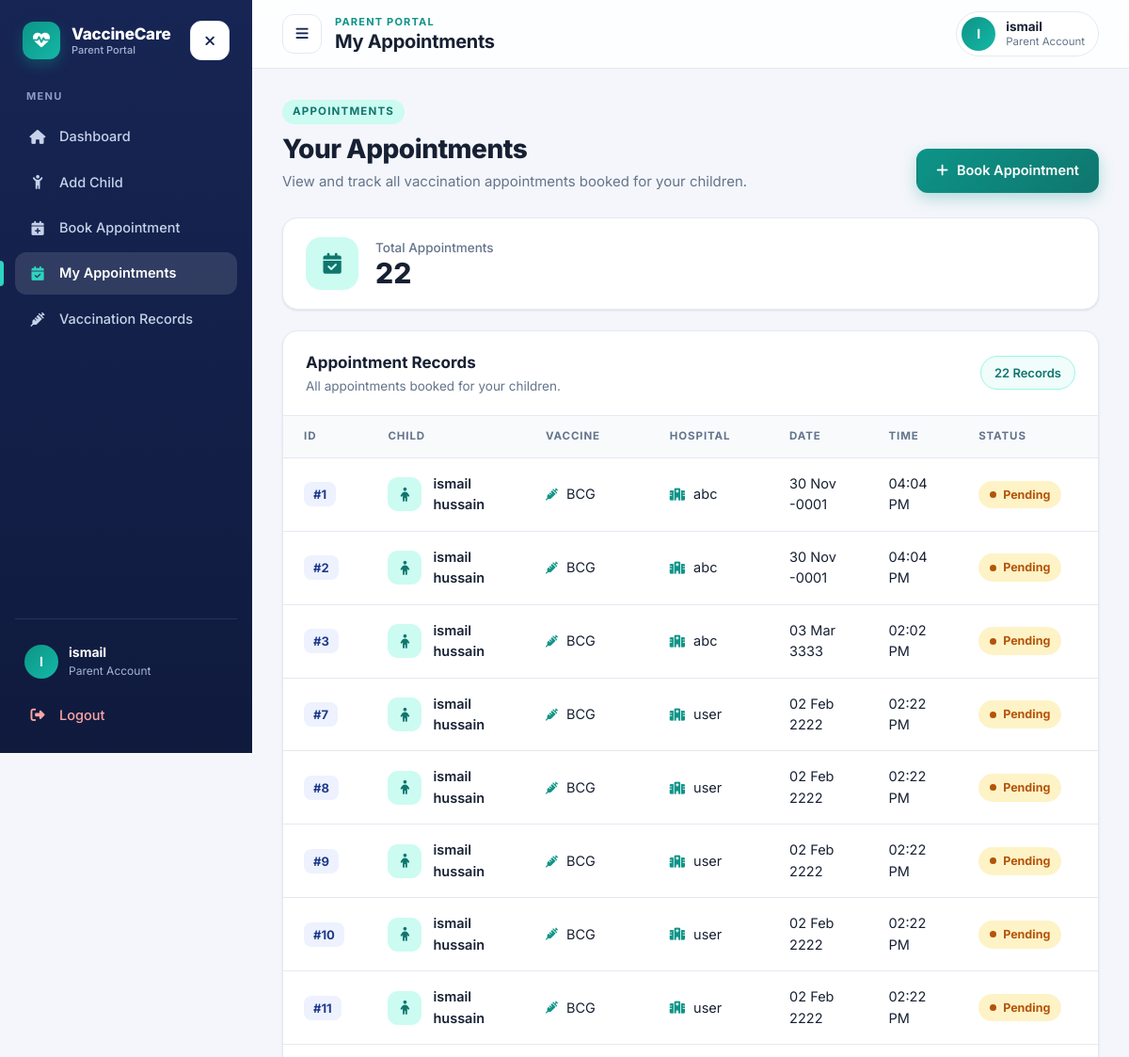
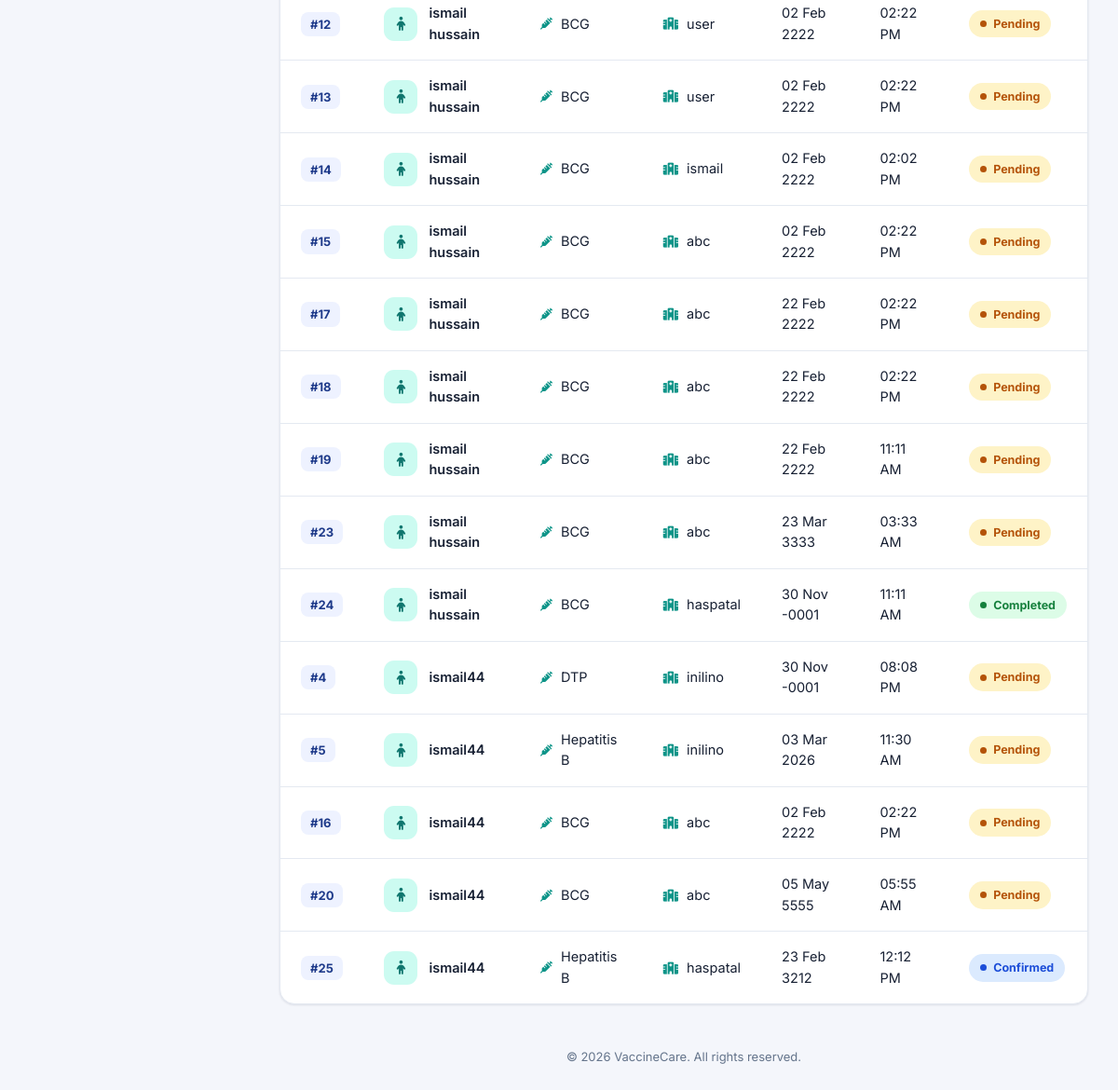
The page /parent/my_appointments.php (signed in) on the database as committed earlier (2 pictures, top to bottom).
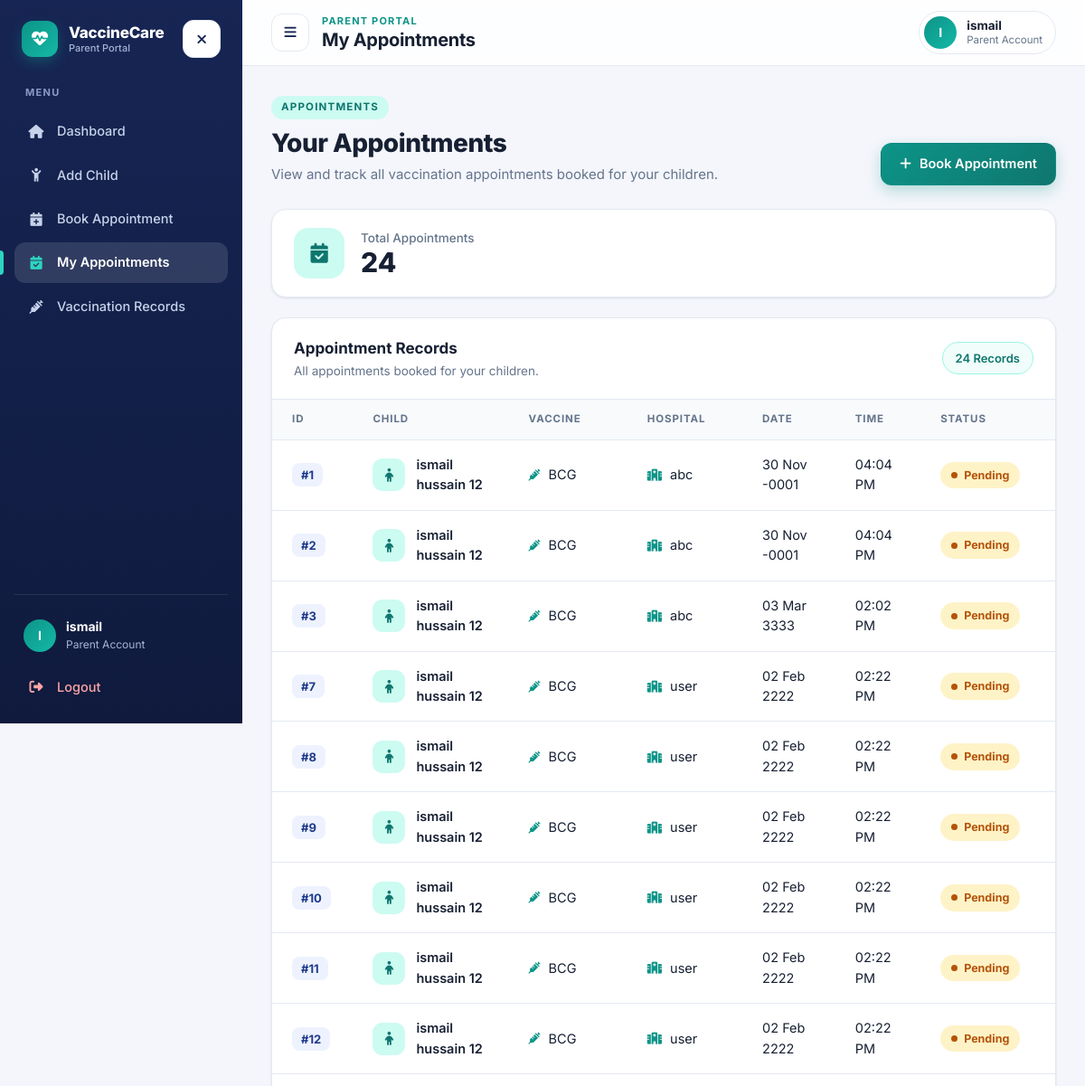
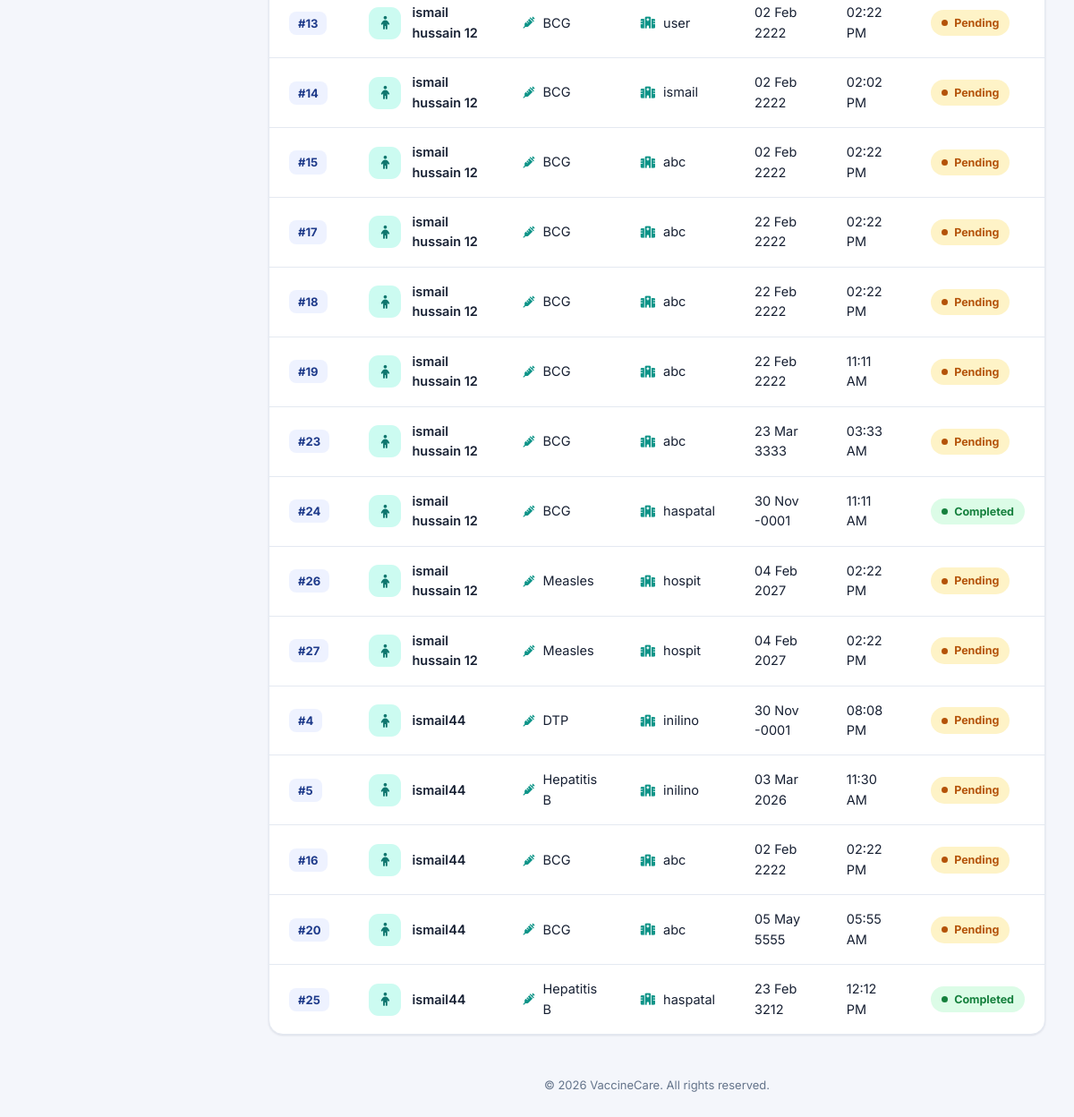
The same page on the database as committed later (2 pictures, top to bottom).
### tables this page shows
CREATE TABLE `appointments` (
  `appointment_id` int(11) NOT NULL,
  `child_id` int(11) NOT NULL,
  `hospital_id` int(11) NOT NULL,
  `vaccine_id` int(11) NOT NULL,
  `appointment_date` date NOT NULL,
  `appointment_time` time NOT NULL,
  `appointment_status` varchar(30) NOT NULL DEFAULT 'Pending'
);

CREATE TABLE `child` (
  `child_id` int(11) NOT NULL,
  `child_name` varchar(50) NOT NULL,
  `date_of_birth` date NOT NULL,
  `parent_id` int(11) NOT NULL
);

CREATE TABLE `vaccines` (
  `vaccine_id` int(11) NOT NULL,
  `vaccine_name` varchar(150) NOT NULL
);

CREATE TABLE `hospital` (
  `hospital_id` int(11) NOT NULL,
  `hospital_name` varchar(100) NOT NULL,
  `hospital_address` text NOT NULL,
  `hospital_email` varchar(100) NOT NULL,
  `hospital_phone` varchar(50) NOT NULL,
  `password` varchar(255) NOT NULL
);

### parent/my_appointments.php (the view, shortened to what this page needs)
<?php
include "../config/db_connection.php";
$showAppointmentsSql = "SELECT
                        appointments.appointment_id,
                        child.child_name,
                        vaccines.vaccine_name,
                        hospital.hospital_name,
                        appointments.appointment_date,
                        appointments.appointment_time,
                        appointments.appointment_status
                        FROM appointments
                        JOIN child
                        ON appointments.child_id = child.child_id
                        JOIN vaccines
                        ON appointments.vaccine_id = vaccines.vaccine_id
                        JOIN hospital
                        ON appointments.hospital_id = hospital.hospital_id
                        WHERE child.parent_id = ?";
$showAppointmentStmt = mysqli_prepare($connect, $showAppointmentsSql);
$showAppointmentStmt->bind_param("i", $_SESSION["parent_id"]);
$showAppointmentStmt->execute();
$result = $showAppointmentStmt->get_result();
$totalAppointments = mysqli_num_rows($result);
function getStatusClass($status) {
    switch (strtolower($status)) {
        case "pending":
            return "status-pending";
        case "confirmed":
            return "status-confirmed";
        case "completed":
            return "status-completed";
    }
}
?>
<!DOCTYPE html>
<html lang="en">
<head>
    <link rel="stylesheet" href="https://cdnjs.cloudflare.com/ajax/libs/font-awesome/6.7.2/css/all.min.css">
    <link rel="stylesheet" href="CSS/parent-app.css">
</head>
<body>
<div class="app">
    <?php $activePage = "appointments"; include __DIR__ . "/includes/sidebar.php"; ?>
    <div class="app-main">
        <header class="topbar">
            <div class="topbar-left">
                <button type="button" class="icon-btn menu-btn" data-menu-toggle
                        aria-label="Open menu" aria-controls="sidebar" aria-expanded="false">
                    <i class="fa-solid fa-bars"></i>
                </button>
                <div class="topbar-title">
                    <p>Parent Portal</p>
                    <h2>My Appointments</h2>
                </div>
            </div>
            <div class="profile-chip">
                <span class="avatar"><?php echo htmlspecialchars(strtoupper(substr($_SESSION["parent_name"], 0, 1))); ?></span>
                <span class="profile-text">
                    <strong><?php echo htmlspecialchars($_SESSION["parent_name"]); ?></strong>
                    <small>Parent Account</small>
                </span>
            </div>
        </header>
        <main class="page">
            <div class="page-head">
                <div>
                    <span class="eyebrow">Appointments</span>
                    <h1>Your Appointments</h1>
                    <p>View and track all vaccination appointments booked for your children.</p>
                </div>
                <a href="book_appointment.php" class="btn btn-primary">
                    <i class="fa-solid fa-plus"></i>
                    Book Appointment
                </a>
            </div>
            <div class="card stat">
                <div class="stat-icon">
                    <i class="fa-solid fa-calendar-check"></i>
                </div>
                <div>
                    <p>Total Appointments</p>
                    <h2><?php echo $totalAppointments; ?></h2>
                </div>
            </div>
            <div class="card">
                <div class="card-head">
                    <div>
                        <h3>Appointment Records</h3>
                        <p>All appointments booked for your children.</p>
                    </div>
                    <span class="pill"><?php echo $totalAppointments; ?> Records</span>
                </div>
                <?php if ($totalAppointments > 0) { ?>
                    <div class="table-wrap">
                        <table class="data-table">
                            <thead>
                                <tr>
                                    <th>ID</th>
                                    <th>Child</th>
                                    <th>Vaccine</th>
                                    <th>Hospital</th>
                                    <th>Date</th>
                                    <th>Time</th>
                                    <th>Status</th>
                                </tr>
                            </thead>
                            <tbody>
                                <?php while ($row = mysqli_fetch_assoc($result)) { ?>
                                    <tr>
                                        <td data-label="Appointment">
                                            <span class="id-tag">#<?php echo htmlspecialchars($row["appointment_id"]); ?></span>
                                        </td>
                                        <td data-label="Child">
                                            <div class="cell-person">
                                                <span class="avatar-sm"><i class="fa-solid fa-child"></i></span>
                                                <span><?php echo htmlspecialchars($row["child_name"]); ?></span>
                                            </div>
                                        </td>
                                        <td data-label="Vaccine">
                                            <span class="cell-icon">
                                                <i class="fa-solid fa-syringe"></i>
                                                <?php echo htmlspecialchars($row["vaccine_name"]); ?>
                                            </span>
                                        </td>
                                        <td data-label="Hospital">
                                            <span class="cell-icon">
                                                <i class="fa-solid fa-hospital"></i>
                                                <?php echo htmlspecialchars($row["hospital_name"]); ?>
                                            </span>
                                        </td>
                                        <td data-label="Date">
                                            <?php echo date("d M Y", strtotime($row["appointment_date"])); ?>
                                        </td>
                                        <td data-label="Time">
                                            <?php echo date("h:i A", strtotime($row["appointment_time"])); ?>
                                        </td>
                                        <td data-label="Status">
                                            <span class="status-badge <?php echo getStatusClass($row["appointment_status"]); ?>">
                                                <span class="status-dot"></span>
                                                <?php echo htmlspecialchars($row["appointment_status"]); ?>
                                            </span>
                                        </td>
                                    </tr>
                                <?php } ?>
                            </tbody>
                        </table>
                    </div>
                <?php } ?>
            </div>
        </main>
        <footer class="app-footer">
            &copy; 2026 VaccineCare. All rights reserved.
        </footer>
    </div>
</div>
</body>
</html>

### parent/includes/sidebar.php (shortened to what this page needs)
<?php
$activePage = $activePage ?? "";
$navItems = [
    "dashboard"    => ["dashboard.php",          "fa-house",           "Dashboard"],
    "add_child"    => ["add_child.php",          "fa-child-reaching",  "Add Child"],
    "book"         => ["book_appointment.php",   "fa-calendar-plus",   "Book Appointment"],
    "appointments" => ["my_appointments.php",    "fa-calendar-check",  "My Appointments"],
    "records"      => ["vaccination_record.php", "fa-syringe",         "Vaccination Records"],
];
$sidebarName = $_SESSION["parent_name"] ?? "Parent";
$sidebarInitial = strtoupper(substr($sidebarName, 0, 1));
?>
<aside class="sidebar" id="sidebar" aria-label="Main navigation">
    <div class="sidebar-head">
        <a href="dashboard.php" class="brand">
            <span class="brand-icon"><i class="fa-solid fa-heart-pulse"></i></span>
            <span class="brand-text">
                <strong>VaccineCare</strong>
                <small>Parent Portal</small>
            </span>
        </a>
        <button type="button" class="icon-btn sidebar-close" data-menu-close aria-label="Close menu">
            <i class="fa-solid fa-xmark"></i>
        </button>
    </div>
    <nav class="sidebar-nav">
        <p class="nav-heading">Menu</p>
        <?php foreach ($navItems as $key => $item): ?>
            <a href="<?php echo $item[0]; ?>"
               class="nav-link<?php echo $activePage === $key ? ' active' : ''; ?>"
               <?php echo $activePage === $key ? 'aria-current="page"' : ''; ?>>
                <i class="fa-solid <?php echo $item[1]; ?>"></i>
                <span><?php echo $item[2]; ?></span>
            </a>
        <?php endforeach; ?>
    </nav>
    <div class="sidebar-foot">
        <div class="sidebar-user">
            <span class="avatar"><?php echo htmlspecialchars($sidebarInitial); ?></span>
            <div>
                <strong><?php echo htmlspecialchars($sidebarName); ?></strong>
                <small>Parent Account</small>
            </div>
        </div>
        <a href="logout.php" class="nav-link logout-link"
           onclick="return confirm('Are you sure you want to logout?');">
            <i class="fa-solid fa-right-from-bracket"></i>
            <span>Logout</span>
        </a>
    </div>
</aside>

Rows that differ between the two databases and show on the page:
changed through a linked row, appointments id 1: child.child_name "ismail hussain" → "ismail hussain 12"
changed through a linked row, appointments id 2: child.child_name "ismail hussain" → "ismail hussain 12"
changed through a linked row, appointments "03 Mar 3333": child.child_name "ismail hussain" → "ismail hussain 12"
changed through a linked row, appointments id 7: child.child_name "ismail hussain" → "ismail hussain 12"
changed through a linked row, appointments id 8: child.child_name "ismail hussain" → "ismail hussain 12"
changed through a linked row, appointments id 9: child.child_name "ismail hussain" → "ismail hussain 12"
changed through a linked row, appointments id 10: child.child_name "ismail hussain" → "ismail hussain 12"
changed through a linked row, appointments id 11: child.child_name "ismail hussain" → "ismail hussain 12"
changed through a linked row, appointments id 12: child.child_name "ismail hussain" → "ismail hussain 12"
changed through a linked row, appointments id 13: child.child_name "ismail hussain" → "ismail hussain 12"
changed through a linked row, appointments "ismail": child.child_name "ismail hussain" → "ismail hussain 12"
changed through a linked row, appointments id 15: child.child_name "ismail hussain" → "ismail hussain 12"
changed through a linked row, appointments id 17: child.child_name "ismail hussain" → "ismail hussain 12"
changed through a linked row, appointments id 18: child.child_name "ismail hussain" → "ismail hussain 12"
changed through a linked row, appointments id 19: child.child_name "ismail hussain" → "ismail hussain 12"
changed through a linked row, appointments "23 Mar 3333": child.child_name "ismail hussain" → "ismail hussain 12"
changed through a linked row, appointments id 24: child.child_name "ismail hussain" → "ismail hussain 12"
added appointments: appointment_id "26", child.child_name "ismail hussain 12", vaccine.vaccine_name "Measles", hospital.hospital_name "hospit", appointment_date "04 Feb 2027", appointment_time "02:22 PM", appointment_status "Pending"
added appointments: appointment_id "27", child.child_name "ismail hussain 12", vaccine.vaccine_name "Measles", hospital.hospital_name "hospit", appointment_date "04 Feb 2027", appointment_time "02:22 PM", appointment_status "Pending"
changed appointments "23 Feb 3212": appointment_status "Confirmed" → "Completed"
Other text that changed with them:
$totalAppointments: "22" → "24"
